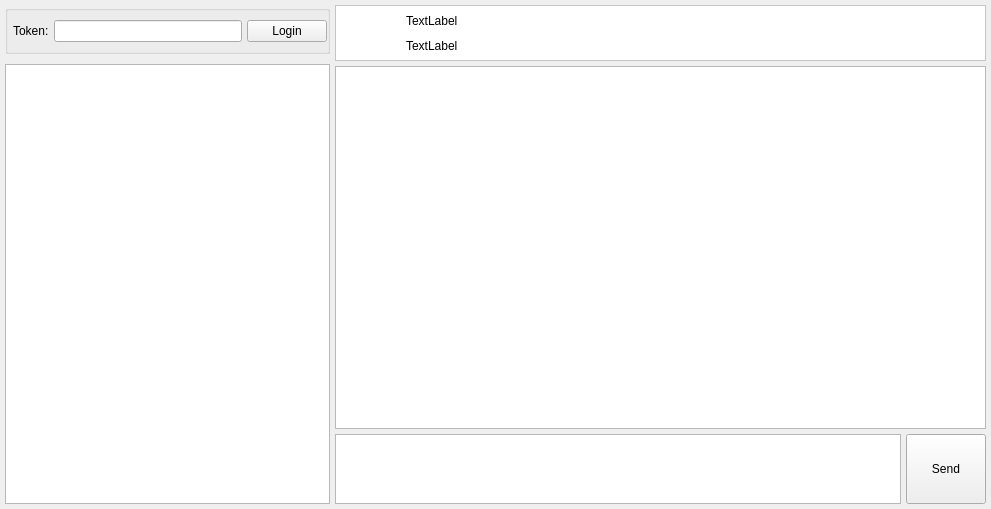
<?xml version="1.0" encoding="UTF-8"?>
<ui version="4.0">
 <class>MainWindow</class>
 <widget class="QMainWindow" name="MainWindow">
  <property name="geometry">
   <rect>
    <x>0</x>
    <y>0</y>
    <width>991</width>
    <height>509</height>
   </rect>
  </property>
  <property name="windowTitle">
   <string>MainWindow</string>
  </property>
  <widget class="QWidget" name="BotClient">
   <layout class="QHBoxLayout" name="BotClientLayout">
    <property name="spacing">
     <number>0</number>
    </property>
    <property name="leftMargin">
     <number>0</number>
    </property>
    <property name="topMargin">
     <number>0</number>
    </property>
    <property name="rightMargin">
     <number>0</number>
    </property>
    <property name="bottomMargin">
     <number>0</number>
    </property>
    <item>
     <layout class="QHBoxLayout" name="MainLayout" stretch="1,2">
      <property name="spacing">
       <number>5</number>
      </property>
      <property name="leftMargin">
       <number>5</number>
      </property>
      <property name="topMargin">
       <number>5</number>
      </property>
      <property name="rightMargin">
       <number>5</number>
      </property>
      <property name="bottomMargin">
       <number>5</number>
      </property>
      <item>
       <widget class="QFrame" name="dialogFrame">
        <layout class="QVBoxLayout" name="dialogLayout" stretch="1,9">
         <property name="spacing">
          <number>10</number>
         </property>
         <property name="leftMargin">
          <number>0</number>
         </property>
         <property name="topMargin">
          <number>0</number>
         </property>
         <property name="rightMargin">
          <number>0</number>
         </property>
         <property name="bottomMargin">
          <number>0</number>
         </property>
         <item>
          <widget class="QGroupBox" name="groupBox">
           <layout class="QHBoxLayout" name="loginGroupLayout">
            <property name="spacing">
             <number>5</number>
            </property>
            <property name="leftMargin">
             <number>5</number>
            </property>
            <property name="topMargin">
             <number>0</number>
            </property>
            <property name="rightMargin">
             <number>0</number>
            </property>
            <property name="bottomMargin">
             <number>0</number>
            </property>
            <item>
             <widget class="QLabel" name="loginLabel">
              <property name="text">
               <string>Token:</string>
              </property>
             </widget>
            </item>
            <item>
             <widget class="QLineEdit" name="TokenInput"/>
            </item>
            <item>
             <widget class="QPushButton" name="loginButton">
              <property name="sizePolicy">
               <sizepolicy hsizetype="Preferred" vsizetype="Fixed">
                <horstretch>0</horstretch>
                <verstretch>0</verstretch>
               </sizepolicy>
              </property>
              <property name="text">
               <string>Login</string>
              </property>
             </widget>
            </item>
           </layout>
          </widget>
         </item>
         <item>
          <widget class="QListWidget" name="chatsList"/>
         </item>
        </layout>
       </widget>
      </item>
      <item>
       <widget class="QFrame" name="chatFrame">
        <layout class="QVBoxLayout" name="chatLayout" stretch="1,8,1">
         <property name="spacing">
          <number>5</number>
         </property>
         <property name="leftMargin">
          <number>0</number>
         </property>
         <property name="topMargin">
          <number>0</number>
         </property>
         <property name="rightMargin">
          <number>0</number>
         </property>
         <property name="bottomMargin">
          <number>0</number>
         </property>
         <item>
          <widget class="QFrame" name="userInfoFrame">
           <property name="styleSheet">
            <string notr="true">background-color: rgb(255,255,255)</string>
           </property>
           <property name="frameShape">
            <enum>QFrame::StyledPanel</enum>
           </property>
           <property name="frameShadow">
            <enum>QFrame::Raised</enum>
           </property>
           <layout class="QGridLayout" name="userInfoGridLayout" columnstretch="1,5">
            <property name="leftMargin">
             <number>10</number>
            </property>
            <property name="topMargin">
             <number>2</number>
            </property>
            <property name="rightMargin">
             <number>2</number>
            </property>
            <property name="bottomMargin">
             <number>2</number>
            </property>
            <property name="horizontalSpacing">
             <number>10</number>
            </property>
            <property name="verticalSpacing">
             <number>0</number>
            </property>
            <item row="1" column="1">
             <widget class="QLabel" name="userId">
              <property name="text">
               <string>TextLabel</string>
              </property>
             </widget>
            </item>
            <item row="0" column="1">
             <widget class="QLabel" name="userFullname">
              <property name="text">
               <string>TextLabel</string>
              </property>
             </widget>
            </item>
            <item row="0" column="0" rowspan="2">
             <widget class="QLabel" name="userPic">
              <property name="minimumSize">
               <size>
                <width>50</width>
                <height>50</height>
               </size>
              </property>
              <property name="maximumSize">
               <size>
                <width>50</width>
                <height>50</height>
               </size>
              </property>
              <property name="sizeIncrement">
               <size>
                <width>50</width>
                <height>50</height>
               </size>
              </property>
              <property name="text">
               <string/>
              </property>
              <property name="pixmap">
               <pixmap>pic.jpg</pixmap>
              </property>
              <property name="scaledContents">
               <bool>true</bool>
              </property>
             </widget>
            </item>
           </layout>
          </widget>
         </item>
         <item>
          <widget class="QFrame" name="chatHistoryFrame">
           <property name="frameShadow">
            <enum>QFrame::Sunken</enum>
           </property>
           <layout class="QVBoxLayout" name="chatHistoryLayout">
            <property name="spacing">
             <number>0</number>
            </property>
            <property name="leftMargin">
             <number>0</number>
            </property>
            <property name="topMargin">
             <number>0</number>
            </property>
            <property name="rightMargin">
             <number>0</number>
            </property>
            <property name="bottomMargin">
             <number>0</number>
            </property>
            <item>
             <widget class="QTextEdit" name="textEdit">
              <property name="readOnly">
               <bool>true</bool>
              </property>
             </widget>
            </item>
           </layout>
          </widget>
         </item>
         <item>
          <widget class="QFrame" name="sendFrame">
           <layout class="QHBoxLayout" name="sendLayout">
            <property name="spacing">
             <number>5</number>
            </property>
            <property name="leftMargin">
             <number>0</number>
            </property>
            <property name="topMargin">
             <number>0</number>
            </property>
            <property name="rightMargin">
             <number>0</number>
            </property>
            <property name="bottomMargin">
             <number>0</number>
            </property>
            <item>
             <widget class="QTextEdit" name="sendText"/>
            </item>
            <item>
             <widget class="QPushButton" name="sendButton">
              <property name="sizePolicy">
               <sizepolicy hsizetype="Minimum" vsizetype="Minimum">
                <horstretch>0</horstretch>
                <verstretch>0</verstretch>
               </sizepolicy>
              </property>
              <property name="text">
               <string>Send</string>
              </property>
             </widget>
            </item>
           </layout>
          </widget>
         </item>
        </layout>
       </widget>
      </item>
     </layout>
    </item>
   </layout>
  </widget>
 </widget>
 <resources/>
 <connections/>
</ui>
